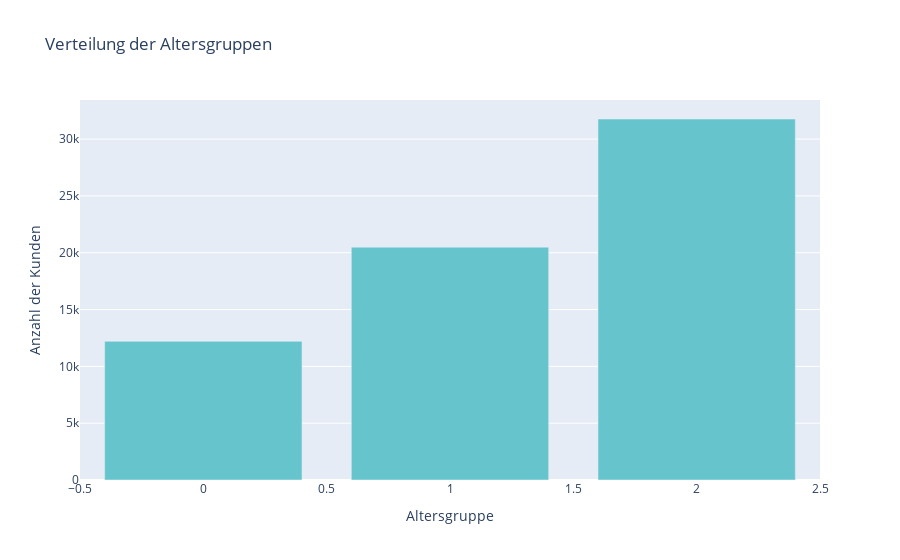

The notebook cell this image was saved under:
### Markdown cell above
### Graphische Darstellung der neuen Features

### Code cell
age_group_counts = feature_engineering['Age_Buckets'].value_counts().sort_index().reset_index()
age_group_counts.columns = ['Altersgruppe', 'Anzahl der Kunden']

fig1 = px.bar(
    age_group_counts,
    x='Altersgruppe',
    y='Anzahl der Kunden',
    title='Verteilung der Altersgruppen',
    labels={'Altersgruppe': 'Altersgruppe', 'Anzahl der Kunden': 'Anzahl der Kunden'},
    color_discrete_sequence=px.colors.qualitative.Pastel # Optional: Farbschema
)
fig1.show()

### Figure 1 — Plotly figure (JSON) as saved in the notebook; plotly's stock layout.template omitted (floating-point values rounded to 4 significant figures)
{"data": [{"hovertemplate": "Altersgruppe=%{x}<br>Anzahl der Kunden=%{y}<extra></extra>", "legendgroup": "", "marker": {"color": "rgb(102, 197, 204)", "pattern": {"shape": ""}}, "name": "", "orientation": "v", "showlegend": false, "textposition": "auto", "type": "bar", "x": [0, 1, 2], "xaxis": "x", "y": [12204, 20489, 31768], "yaxis": "y"}], "layout": {"barmode": "relative", "legend": {"tracegroupgap": 0}, "title": {"text": "Verteilung der Altersgruppen"}, "xaxis": {"anchor": "y", "domain": [0, 1], "title": {"text": "Altersgruppe"}}, "yaxis": {"anchor": "x", "domain": [0, 1], "title": {"text": "Anzahl der Kunden"}}}}
